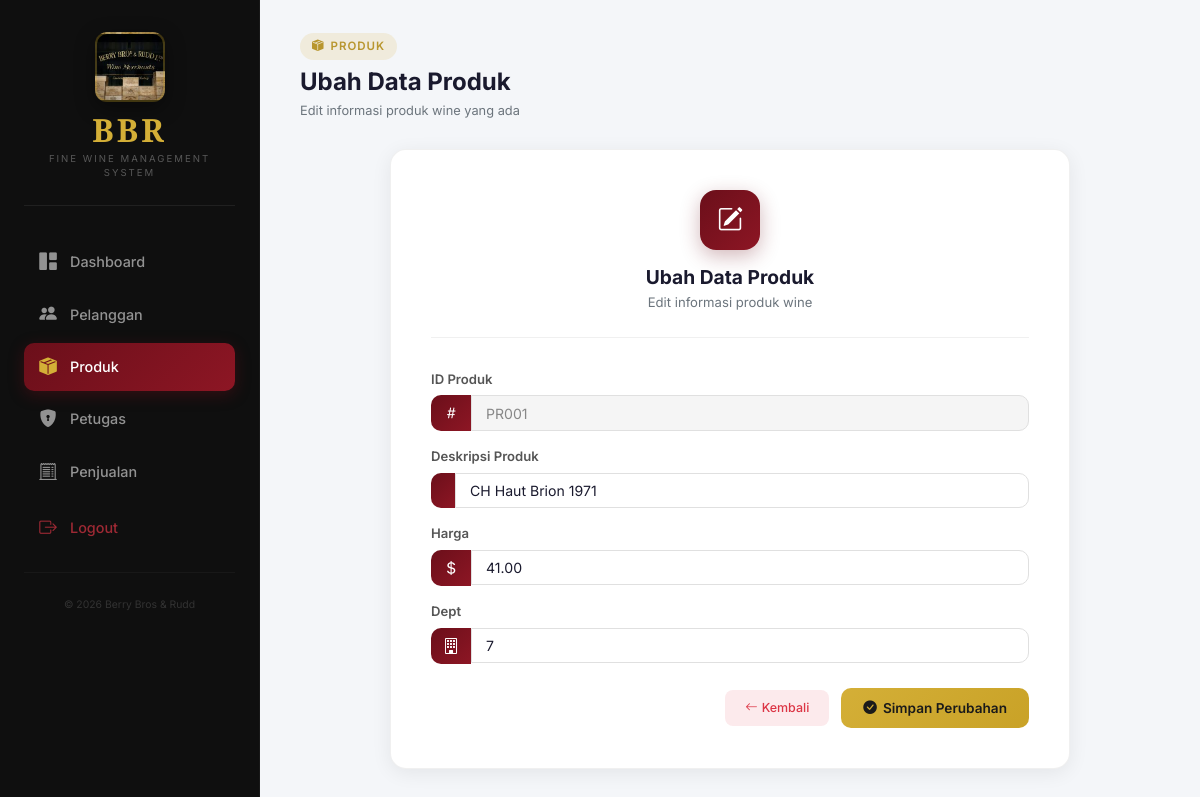
Page /produk/produk-ubah.php?Id_Produk=PR001 on the committed database.
### tables this page shows
CREATE TABLE `produk` (
  `Id_Produk` char(10) NOT NULL,
  `Deskripsi_Produk` text NOT NULL,
  `Harga` decimal(10,2) NOT NULL,
  `Dept` varchar(50) DEFAULT NULL
);

### produk/produk-ubah.php (the view, shortened to what this page needs)
<?php
include '../koneksi.php';
$query = mysqli_query($conn, "SELECT * FROM produk WHERE Id_Produk = '$_GET[Id_Produk]'");
$data = mysqli_fetch_array($query);
?>
<!doctype html>
<html lang="id">
<head>
  <link rel="stylesheet" href="https://stackpath.bootstrapcdn.com/bootstrap/4.5.2/css/bootstrap.min.css">
  <link href="https://cdn.jsdelivr.net/npm/bootstrap-icons@1.10.5/font/bootstrap-icons.css" rel="stylesheet">
  <link rel="stylesheet" href="../css/shared.css">
</head>
<body>
  <div class="">
    <nav id="sidebar">
      <div class="sidebar-inner">
        <div class="sidebar-logo-wrap">
          <div class="sidebar-wine-img" style="background-image: url(../images/wine.jpg);"></div>
          <a href="../home.php" class="sidebar-brand">BBR</a>
          <div class="sidebar-tagline">Fine Wine Management System</div>
        </div>
        <ul class="sidebar-nav">
          <li><a href="../home.php" class="menu-link"><i class="bi bi-grid-1x2-fill"></i><span>Dashboard</span></a></li>
          <li><a href="../pelanggan/pelanggan-lihat.php" class="menu-link"><i
                class="bi bi-people-fill"></i><span>Pelanggan</span></a></li>
          <li class="active"><a href="#" class="menu-link"><i class="bi bi-box-seam-fill"></i><span>Produk</span></a>
          </li>
          <li><a href="../petugas/petugas-lihat.php" class="menu-link"><i
                class="bi bi-shield-lock-fill"></i><span>Petugas</span></a></li>
          <li><a href="../penjualan/penjualan-lihat.php" class="menu-link"><i
                class="bi bi-receipt-cutoff"></i><span>Penjualan</span></a></li>
          <li><a href="../logout.php" class="menu-link logout"><i
                class="bi bi-box-arrow-right"></i><span>Logout</span></a></li>
        </ul>
        <div class="sidebar-footer">&copy; <?php echo date('Y'); ?> Berry Bros &amp; Rudd</div>
      </div>
    </nav>
    <div id="content">
      <div class="page-header">
        <div class="page-header-left">
          <div class="section-badge"><i class="bi bi-box-seam-fill"></i> Produk</div>
          <h2 class="page-title">Ubah Data Produk</h2>
          <p class="page-subtitle">Edit informasi produk wine yang ada</p>
        </div>
      </div>
      <form action="" method="POST">
        <div class="form-card">
          <div class="form-card-header">
            <div class="header-icon"><i class="bi bi-pencil-square"></i></div>
            <h4>Ubah Data Produk</h4>
            <p>Edit informasi produk wine</p>
          </div>
          <div class="form-group">
            <label class="form-label">ID Produk</label>
            <div class="input-group">
              <span class="input-group-text"><i class="bi bi-hash"></i></span>
              <input type="text" name="Id_Produk" value="<?php echo $data['Id_Produk'] ?>" class="form-control"
                readonly>
            </div>
          </div>
          <div class="form-group">
            <label class="form-label">Deskripsi Produk</label>
            <div class="input-group">
              <span class="input-group-text"><i class="bi bi-wine-glass"></i></span>
              <input type="text" name="Deskripsi_Produk" value="<?php echo $data['Deskripsi_Produk'] ?>"
                class="form-control">
            </div>
          </div>
          <div class="form-group">
            <label class="form-label">Harga</label>
            <div class="input-group">
              <span class="input-group-text"><i class="bi bi-currency-dollar"></i></span>
              <input type="number" name="Harga" value="<?php echo $data['Harga'] ?>" class="form-control">
            </div>
          </div>
          <div class="form-group">
            <label class="form-label">Dept</label>
            <div class="input-group">
              <span class="input-group-text"><i class="bi bi-building"></i></span>
              <input type="text" name="Dept" value="<?php echo $data['Dept'] ?>" class="form-control">
            </div>
          </div>
          <div class="d-flex justify-content-end" style="gap:10px; margin-top:1.5rem;">
            <a href="produk-lihat.php" class="btn-action btn-delete" style="padding:9px 20px;"><i
                class="bi bi-arrow-left"></i> Kembali</a>
            <button type="submit" name="proses" class="btn-add"><i class="bi bi-check-circle-fill"></i> Simpan
              Perubahan</button>
          </div>
        </div>
      </form>
    </div>
  </div>
</body>
</html>

### rows in the picture
produk: Id_Produk "PR001", Deskripsi_Produk "CH Haut Brion 1971", Harga "41.00", Dept "7"
